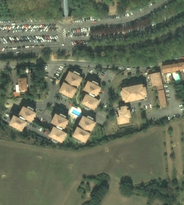
#> input picture dalleRVB.tif, 184 x 205 px, shrunk from 425 x 475 before the run
$ python K-means.py
#> lines starting #> are read from the running program, lines starting #| are printed output that depends on the picture
import numpy as np
import matplotlib.pyplot as plt
import matplotlib.image as img

def load_image(image_title):
#> called with image_title = 'dalleRVB.tif'
	image = img.imread(image_title)
#> image is the input picture: shape (205, 184, 3); mean R, G, B 104.4, 111.4, 89.5
	plt.imshow(image)
	#plt.show()
	return image


def initialization(image,k):
    # Choose k centroid randomly
    shape = np.shape(image)

    #choose random coordinates
    coord_l = np.random.choice(shape[0],k)
    coord_c = np.random.choice(shape[1],k)

    # Define a centoid matrix
    centroid_mat = np.zeros((k, shape[2]))
    for i in range(0,k):
        for j in range(0,shape[2]):
            centroid_mat[i,j] = image[coord_l[i],coord_c[i],j]
    print("centroid_mat=\n",centroid_mat)
    return centroid_mat

def assignment_classification(image,centroid_mat,k):
    shape = np.shape(image)
    #==========================================================================================================
    """
    We assign for each pixel the closest cluster = classify the differnt pixels of the image  to be processed
    #INPUT:
        - Image to be processed
        - Centroid matrix
        - Number of clusters: k

    #OUTPUT:
        - Classified matrix
        - nb_pixel_cluster: the number of pixels for the same centroid
    """
    # ==========================================================================================================

    classified_mat = np.zeros((shape[0], shape[1]))
    for i in range (shape[0]):
        for j in range (shape[1]):
            dist_ = []
            for k_ in range (k):
                #Calculating the Euclidean Distance
                dist_.append(np.sqrt(((centroid_mat[k_,0]-image[i,j,0])**2)+((centroid_mat[k_,1]-image[i,j,1])**2)+
                                     ((centroid_mat[k_,2]-image[i,j,2])**2)))

            mn_, idx = min((dist_[m], m) for m in range(len(dist_)))
            classified_mat[i,j] = idx

    print("classified_mat=\n", classified_mat)

    # calculate the number of pixels for the same centroid
    nb_pixel_cluster = np.zeros((k, 1))
    for k_ in range(k):
        for i in range(shape[0]):
            for j in range(shape[1]):
                if (classified_mat[i, j] == k_):
                    nb_pixel_cluster[k_, 0] += 1
    print("nb_pixel_for each_cluster=\n", nb_pixel_cluster)
    return classified_mat, nb_pixel_cluster


def re_estimate_matrix (image, classified_mat,k,nb_pixel_cluster):

    # ==========================================================================================================
    """
    Update the Centroid matrix and calculate the number of differences between the old and updated classifed matrix
    #INPUT:
        - Image to be processed
        - classified_mat (old one)
        - Number of clusters: k

    #OUTPUT:
        - New centroid matrix
        - New Classified matrix
        - number of differences between the old and updated classifed matrix
        - The updated number of pixels for the same centroid

    """
    # ==========================================================================================================
    shape = np.shape(image)
    # Define a new centoid matrix
    centroid_mat_update = np.zeros((k, shape[2]))
    for k_ in range(k):
        for i in range (shape[0]):
            for j in range(shape[1]):
                if(classified_mat[i,j]==k_):
                    for color in range(shape[2]):
                        centroid_mat_update[k_,color] = centroid_mat_update[k_,color] + image[i,j,color]

    for i in range(k):
        for j in range(shape[2]):
            centroid_mat_update[i,j] =centroid_mat_update[i,j]/nb_pixel_cluster[i,0]

    print("centroid_mat_update=\n", centroid_mat_update)

    # Update the Classification matrix
    centroid_mat = centroid_mat_update
    classified_mat_update = np.zeros((shape[0], shape[1]))
    classified_mat_update,nb_pixel_cluster_update = assignment_classification(image=image, centroid_mat = centroid_mat_update, k=k)

    print("classified_mat_update=\n", classified_mat_update)

    # calculate the number of differences between the old and updated classifed matrix
    num_of_diff = 0
    for i in range (shape[0]):
        for j in range(shape[1]):
            if (classified_mat_update[i,j]!=classified_mat[i,j]):
                num_of_diff +=1
    print("num_of_diff=",num_of_diff)

    return centroid_mat_update,classified_mat_update,nb_pixel_cluster_update,num_of_diff

def k_means(image,max_iteration_number,thershold_diff,k):
    # ==========================================================================================================
    """
    Update the Centroid matrix and calculate the number of differences between the old and updated classifed matrix
    #INPUT:
        - Image to be processed             : image
        - The maximum number of iteration   : max_iteration_number
        - Threshold on the number of differences between the different classification matrix : thershold_diff
        - Number of clusters: k
    #OUTPUT:
        - New centroid matrix

    """
    # ==========================================================================================================
    #Step1 : initialization
    print("\n-----Initialization------\n")
    centroid_mat = initialization(image=image, k=k)

    #Step 2 : We assign for each pixel the closest cluster = classify the differnt pixels of the image  to be processed
    print("\n----- Step2: assigning for each pixel the closest cluster ------\n")
    classified_mat, nb_pixel_cluster = assignment_classification(image=image, centroid_mat=centroid_mat, k=k)

    #Step 3 : iteration
    print("\n----- Step3: Iteration ------\n")
    num_iteration = 0
    while (num_iteration < max_iteration_number):
        print("\n-----Iteration number %d----------\n"%num_iteration)
        # Update the Centroid matrix and calculate the number of differences between the old and updated classifed matrix
        centroid_mat_update,classified_mat_update, nb_pixel_cluster_update, num_of_diff = \
            re_estimate_matrix(image=image, classified_mat=classified_mat, k=k, nb_pixel_cluster=nb_pixel_cluster)
        if (num_of_diff > thershold_diff):
            num_iteration+=1
            classified_mat = classified_mat_update
            nb_pixel_cluster = nb_pixel_cluster_update
        if(num_of_diff < thershold_diff):
            print("The difference threshold is reached")
            break

    print(classified_mat_update)
    return classified_mat_update*200/5

    return

if __name__ == '__main__':
    image1 = "crop.tif"
    image2 = "dalleIRC.tif"
    image3 = "dalleRVB.tif"

    # Load the image
    image = load_image(image_title= image3)
    shape = np.shape(image)
#> shape = (205, 184, 3)
    print("shape of the image",shape)
#| shape of the image (205, 184, 3)
    # Number of K clusters
    k= 4
    # Stopping criteria
    max_iteration_number = 20

    thershold_diff = 1000

    #The k-means algorithm
    final_classif_mat = k_means(image=image, max_iteration_number= max_iteration_number, thershold_diff =thershold_diff , k=k)
#> after the loop in initialization, `for i in range(0,k):`: centroid_mat = [[94, 107, 80], [70, 87, 75], [103, 108, 91], [97, 100, 81]]
#| centroid_mat=
#|  [[ 94. 107.  80.]
#|  [ 70.  87.  75.]
#|  [103. 108.  91.]
#|  [ 97. 100.  81.]]
#> after the loop in assignment_classification, `for i in range (shape[0]):`:
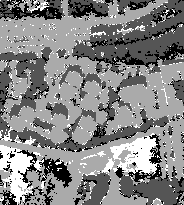
#> classified_mat: shape (205, 184) float64; min 0, max 3, mean 1.56; drawn with min black and max white
#> (printed output is left out)
#> in assignment_classification, `nb_pixel_cluster = np.zeros((k, 1))`: nb_pixel_cluster = [0, 0, 0, 0]
#> after the loop in assignment_classification, `for k_ in range(k):`: nb_pixel_cluster = [4802, 11121, 17776, 4021]
#| nb_pixel_for each_cluster=
#|  [[ 4802.]
#|  [11121.]
#|  [17776.]
#|  [ 4021.]]
#> the loop in k_means, `while (num_iteration < max_iteration_number):` made 9 passes
#> (nb_pixel_cluster_update, num_of_diff) on passes 1 to 8: ([10772, 9777, 10996, 6175], 8589), ([12802, 9324, 7788, 7806], 7587), ([13254, 8589, 5698, 10179], 4499), ([12428, 8468, 4482, 12342], 3379), ([11160, 8684, 3873, 14003], 2702), ([10090, 9058, 3522, 15050], 2146), ([9236, 9445, 3321, 15718], 1643), ([8661, 9799, 3173, 16087], 1225)
#> (nb_pixel_cluster_update, num_of_diff) on pass 9: ([8218, 10048, 3049, 16405], 940)
#> (printed output is left out)
#> pass 1, in re_estimate_matrix, `classified_mat_update,nb_pixel_cluster_update = assignment_classificat..`:
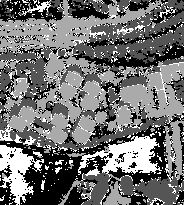
#> classified_mat_update: shape (205, 184) float64; min 0, max 3, mean 1.33; drawn with min black and max white
#> pass 2, in re_estimate_matrix (call 2), `classified_mat_update,nb_pixel_cluster_update = assignment_classificat..`:
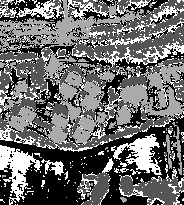
#> classified_mat_update: shape (205, 184) float64; min 0, max 3, mean 1.28; drawn with min black and max white
#> pass 3, in re_estimate_matrix (call 3), `classified_mat_update,nb_pixel_cluster_update = assignment_classificat..`:
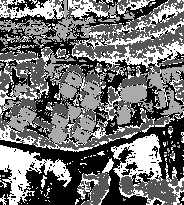
#> classified_mat_update: shape (205, 184) float64; min 0, max 3, mean 1.34; drawn with min black and max white
#> after the loop in k_means, `while (num_iteration < max_iteration_number):`: num_iteration = 8
#> in k_means, `return classified_mat_update*200/5`:
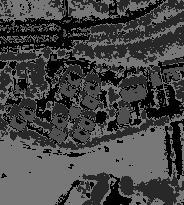
#> returned value: shape (205, 184) float64; min 0, max 120, mean 69.3

    print("final_classif_mat=\n",final_classif_mat)
    plt.imshow(final_classif_mat)
    plt.colorbar()
    plt.show()
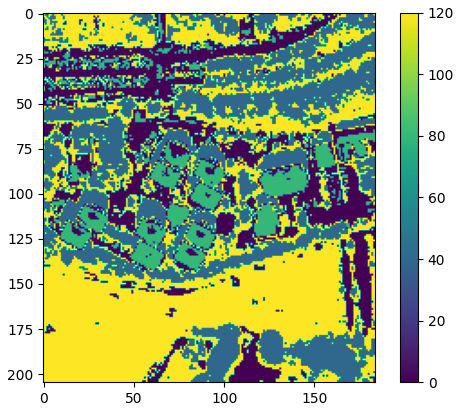
#> figure drawn by matplotlib, 2 panels
    title = image3+"_classified.png"
    plt.imsave(title,final_classif_mat)
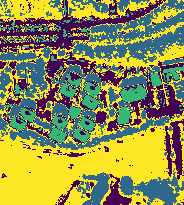
#> saved as dalleRVB.tif_classified.png: shape (205, 184, 3); mean R, G, B 141.9, 142.9, 81.2
